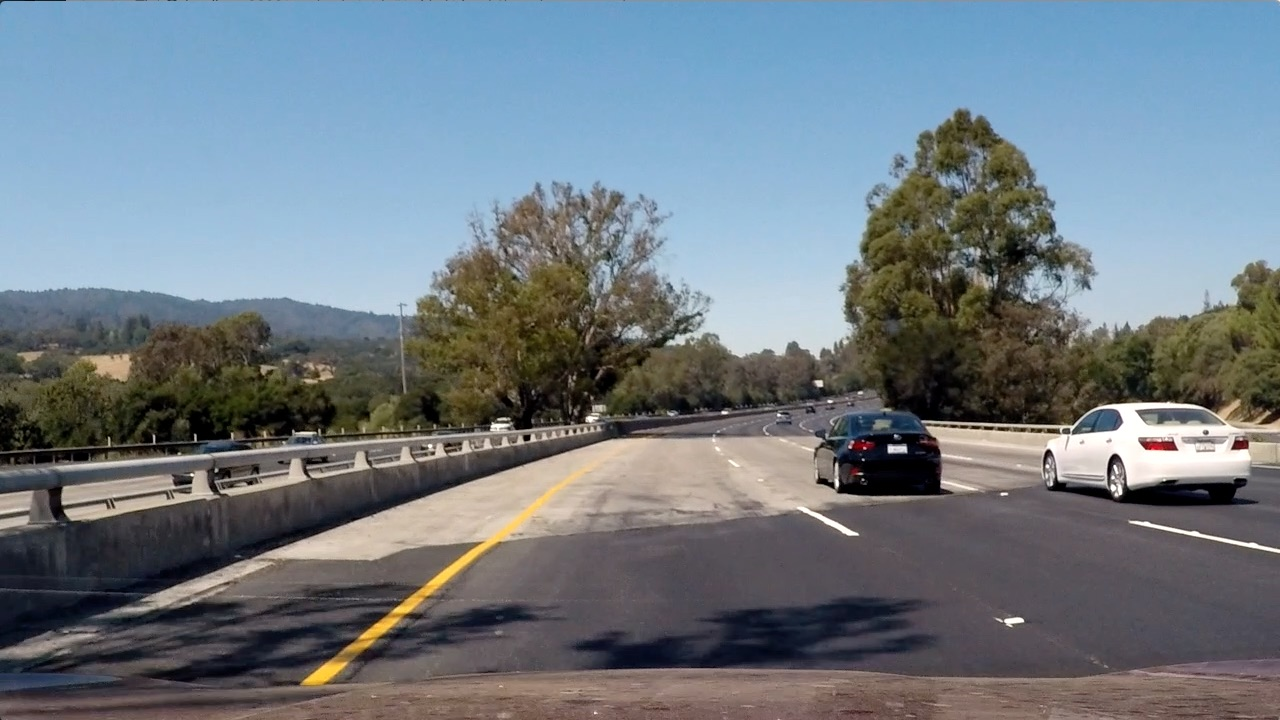
#> input picture advanced_lane_finding/test_images/test4.jpg, 1280 x 720 px
$ python thresholds.py   (older library calls are emulated)
#> lines starting #> are read from the running program, lines starting #| are printed output that depends on the picture
import numpy as np
import cv2
import matplotlib.pyplot as plt


def abs_sobel_thresh(img, orient='x', sobel_kernel=3, thresh=(0, 255)):
    # Mapping from orientation to derivative orders
    grad_dir = {'x': (1, 0), 'y': (0, 1)}

    # Grayscale
    gray = cv2.cvtColor(img, cv2.COLOR_BGR2GRAY)

    # Apply Sobel operator
    try:
        sobel = cv2.Sobel(gray, cv2.CV_64F, *grad_dir[orient], ksize=sobel_kernel)
    except:
        raise ValueError("orient must be 'x' or 'y'")

    # Take the absolute value of the derivative
    abs_sobel = np.absolute(sobel)

    # Scale to 8-bit (0 - 255)
    scaled_sobel = np.uint8(255 * abs_sobel / np.max(abs_sobel))

    # Create mask
    binary_output = np.zeros_like(scaled_sobel)
    binary_output[(scaled_sobel >= thresh[0]) & (scaled_sobel < thresh[1])] = 1

    return binary_output


def mag_thresh(img, sobel_kernel=3, thresh=(0, 255)):
    # Convert to grayscale
    gray = cv2.cvtColor(img, cv2.COLOR_RGB2GRAY)

    # Take the gradient in x and y separately
    grad_x = cv2.Sobel(gray, cv2.CV_64F, 1, 0, ksize=sobel_kernel)
    grad_y = cv2.Sobel(gray, cv2.CV_64F, 0, 1, ksize=sobel_kernel)

    # Calculate the magnitude
    grad_mag = np.sqrt(grad_x * grad_x + grad_y * grad_y)

    # Scale to 8-bit (0 - 255)
    scaled = np.uint8(255 * grad_mag / np.max(grad_mag))

    # Create a binary mask where mag thresholds are met
    binary_output = np.zeros_like(scaled)
    binary_output[(scaled >= thresh[0]) & (scaled < thresh[1])] = 1

    # Return this mask as your binary_output image
    return binary_output


def dir_thresh(img, sobel_kernel=3, thresh=(0, np.pi / 2)):
    # Convert to grayscale
    gray = cv2.cvtColor(img, cv2.COLOR_RGB2GRAY)

    # Take the gradient in x and y separately
    grad_x = cv2.Sobel(gray, cv2.CV_64F, 1, 0, ksize=sobel_kernel)
    grad_y = cv2.Sobel(gray, cv2.CV_64F, 0, 1, ksize=sobel_kernel)

    # Take the absolute value of the x and y gradients.
    # Makes the definition of thresholds easier
    abs_x = np.absolute(grad_x)
    abs_y = np.absolute(grad_y)

    # Calculate the direction of the gradient
    grad_dir = np.arctan2(abs_y, abs_x)

    # Create a binary mask where direction thresholds are met
    binary_output = np.zeros_like(grad_dir).astype(np.uint8)
    binary_output[(grad_dir >= thresh[0]) & (grad_dir < thresh[1])] = 1

    # Return this mask as your binary_output image
    return binary_output


if __name__ == "__main__":
    image = cv2.imread("./test_images/test4.jpg")
#> image is the input picture: shape (720, 1280, 3); mean B, G, R 130.9, 122.7, 112.2

    ksize = 3

    gradx = abs_sobel_thresh(image, orient='x', sobel_kernel=ksize, thresh=(30, 130))
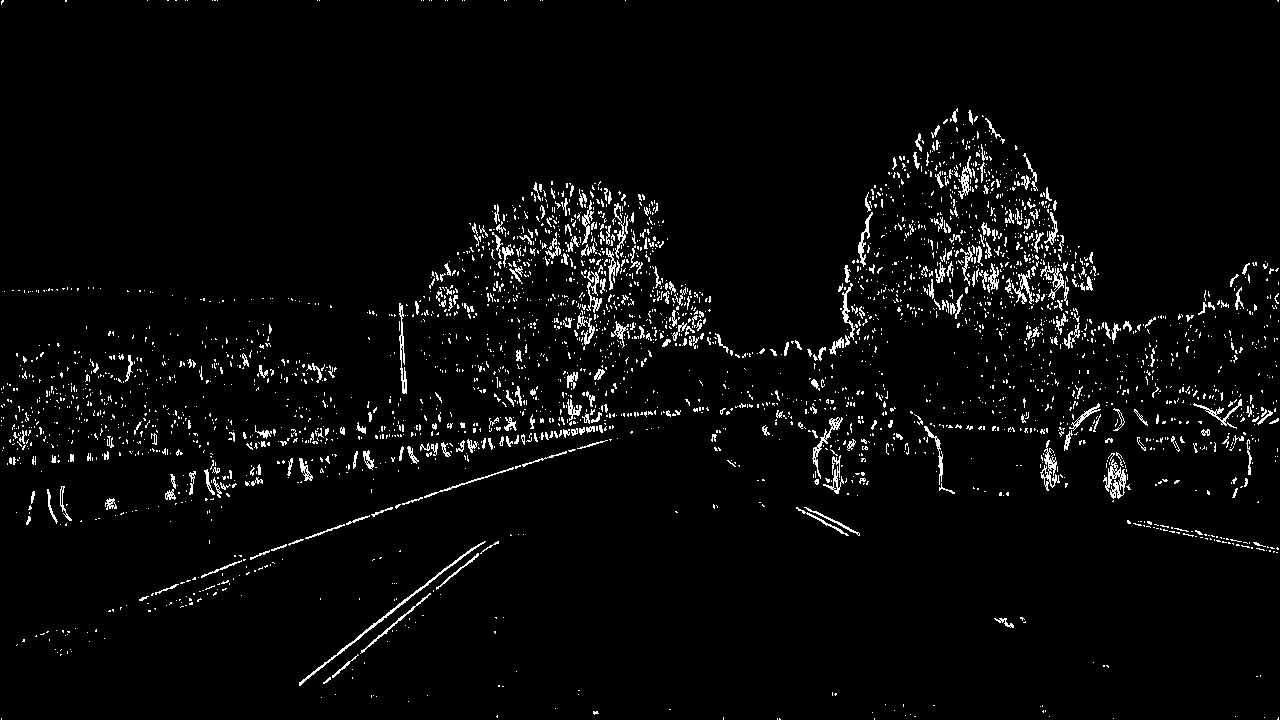
#> gradx: shape (720, 1280); values 0 (black) and 1 (white), 3.4% white in thin lines or dots
    grady = abs_sobel_thresh(image, orient='y', sobel_kernel=ksize, thresh=(30, 130))
#> call 2 of abs_sobel_thresh, with orient = 'y', sobel_kernel = 3, thresh = (30, 130)
#> in abs_sobel_thresh (call 2), `sobel = cv2.Sobel(gray, cv2.CV_64F, *grad_dir[orient], ksize=sobel_ker..`:
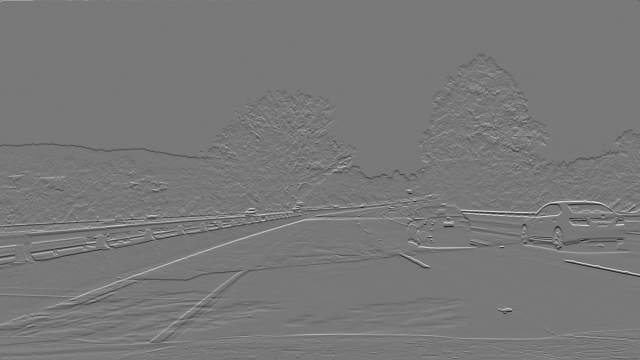
#> sobel: shape (720, 1280) float64 (shown at 1/2 size); min -819, max 907, mean -0.4; drawn with min black and max white
#> grady: shape (720, 1280); values 0 (black) and 1 (white), 6.4% white in thin lines or dots
    mag_binary = mag_thresh(image, sobel_kernel=ksize, thresh=(30, 100))
#> mag_binary: shape (720, 1280); values 0 (black) and 1 (white), 8.6% white in thin lines or dots
    dir_binary = dir_thresh(image, sobel_kernel=ksize, thresh=(0.7, 1.3))
#> in dir_thresh, `grad_dir = np.arctan2(abs_y, abs_x)`:
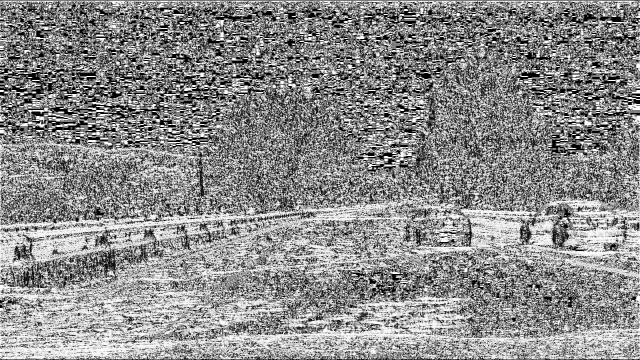
#> grad_dir: shape (720, 1280) float64 (shown at 1/2 size); min 0, max 1.57, mean 0.861; drawn with min black and max white
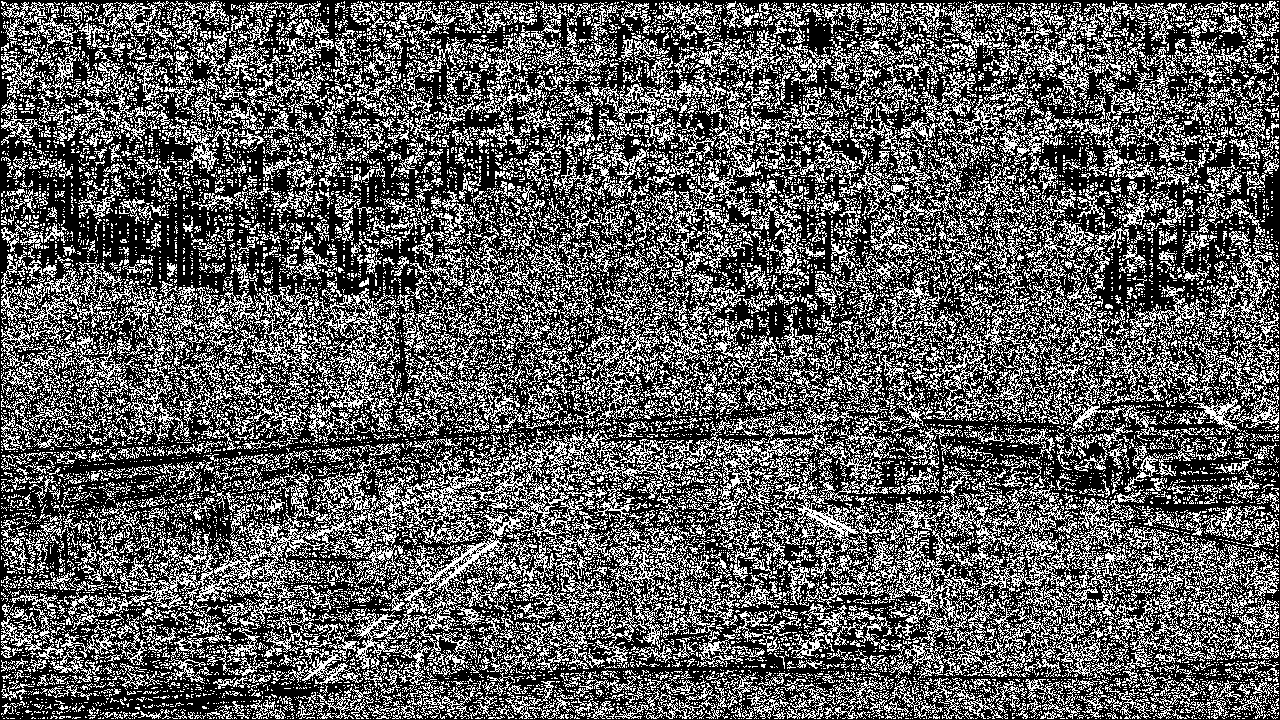
#> dir_binary: shape (720, 1280); values 0 (black) and 1 (white), 35.6% white in thin lines or dots

    combined = np.zeros_like(dir_binary)
    combined[(((gradx == 1) & (grady == 1)) | (mag_binary == 1) & (dir_binary == 1))] = 1
    plt.imshow(combined, cmap="gray")
    plt.show()
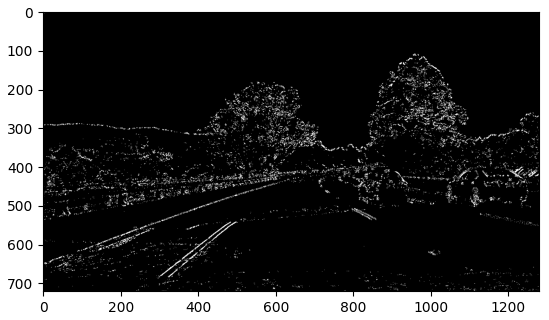
#> figure drawn by matplotlib, 1 panel

$ run again, with advanced_lane_finding/test_images/test1.jpg copied over advanced_lane_finding/test_images/test4.jpg
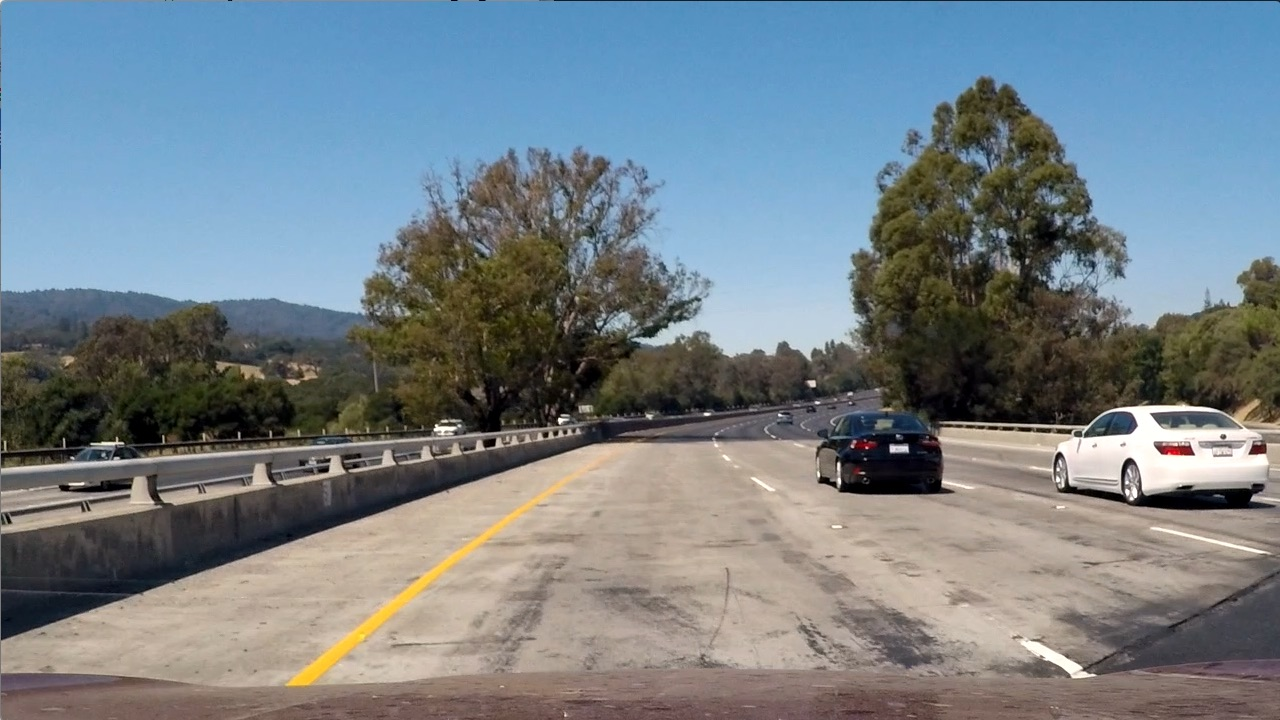
#> input picture advanced_lane_finding/test_images/test1.jpg, 1280 x 720 px
#> image is the input picture: shape (720, 1280, 3); mean B, G, R 135.5, 128.7, 117.5
#> `gradx = abs_sobel_thresh(image, orient='x', sobel_kernel=ksize, thresh..`:
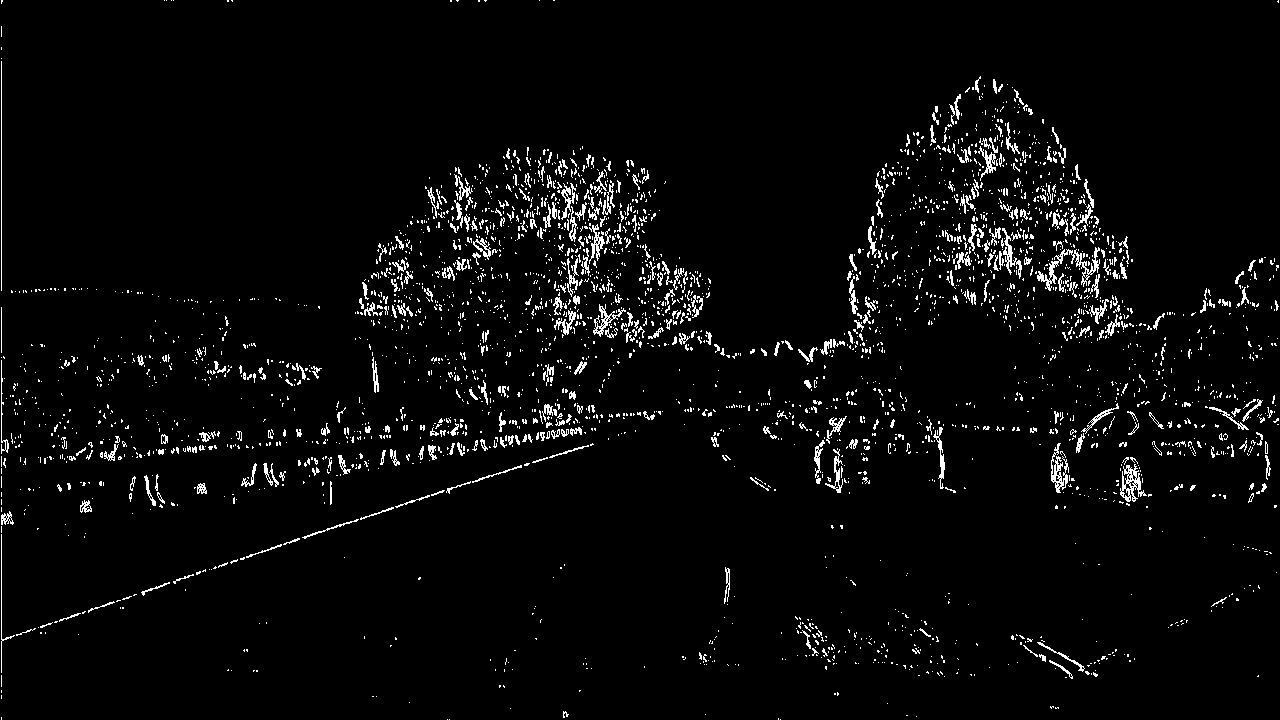
#> gradx: shape (720, 1280); values 0 (black) and 1 (white), 3.6% white in thin lines or dots
#> grady: shape (720, 1280); values 0 (black) and 1 (white), 5.5% white in thin lines or dots
#> mag_binary: shape (720, 1280); values 0 (black) and 1 (white), 7.9% white in thin lines or dots
#> dir_binary: shape (720, 1280); values 0 (black) and 1 (white), 37.9% white in thin lines or dots
#> `plt.show()`:
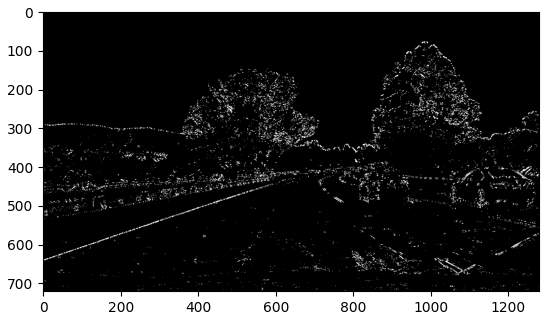
#> figure drawn by matplotlib, 1 panel

$ run again, with advanced_lane_finding/test_images/test2.jpg copied over advanced_lane_finding/test_images/test4.jpg
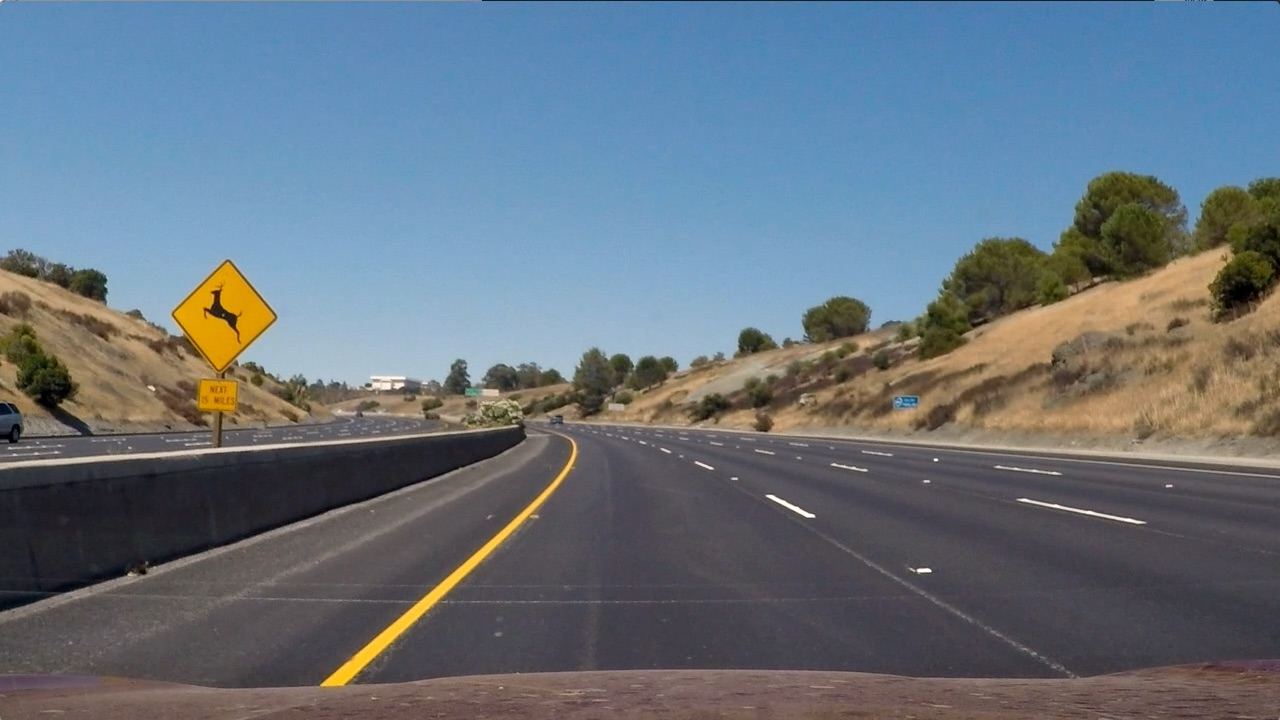
#> input picture advanced_lane_finding/test_images/test2.jpg, 1280 x 720 px
#> image is the input picture: shape (720, 1280, 3); mean B, G, R 125.5, 114.6, 102.8
#> `gradx = abs_sobel_thresh(image, orient='x', sobel_kernel=ksize, thresh..`:
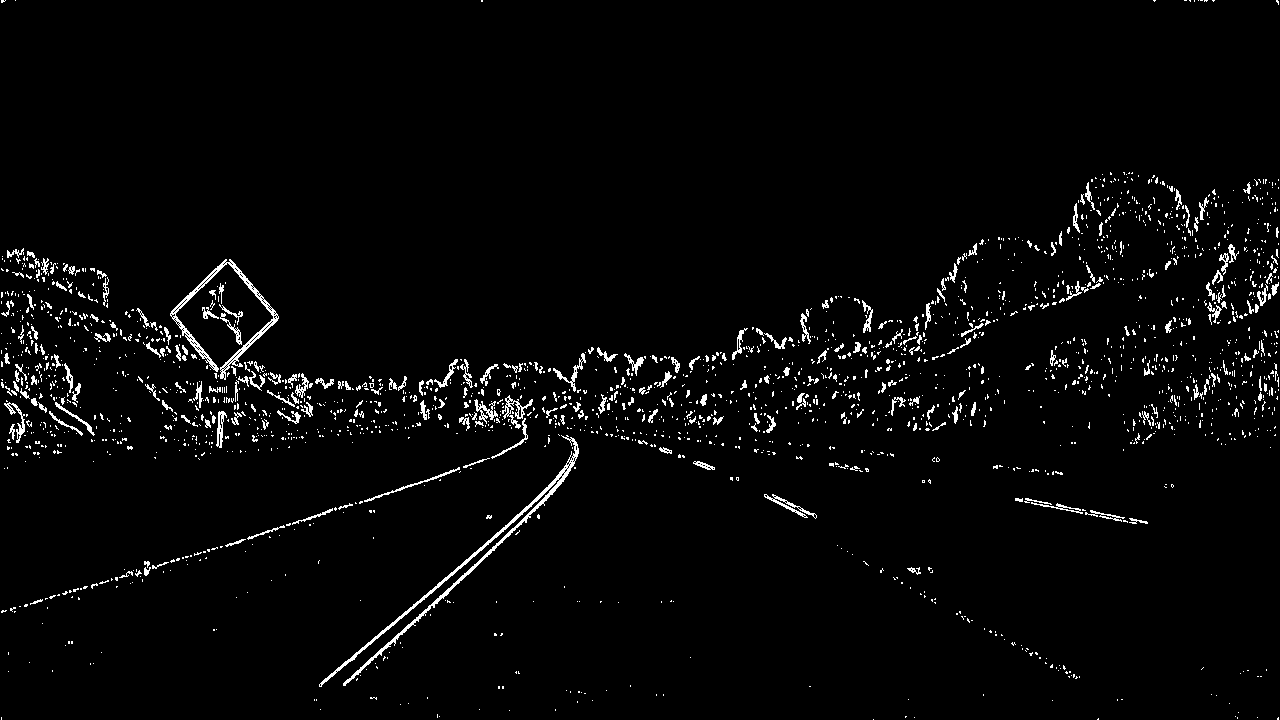
#> gradx: shape (720, 1280); values 0 (black) and 1 (white), 2.8% white in thin lines or dots
#> grady: shape (720, 1280); values 0 (black) and 1 (white), 4.7% white in thin lines or dots
#> mag_binary: shape (720, 1280); values 0 (black) and 1 (white), 5.7% white in thin lines or dots
#> dir_binary: shape (720, 1280); values 0 (black) and 1 (white), 40.2% white in thin lines or dots
#> `plt.show()`:
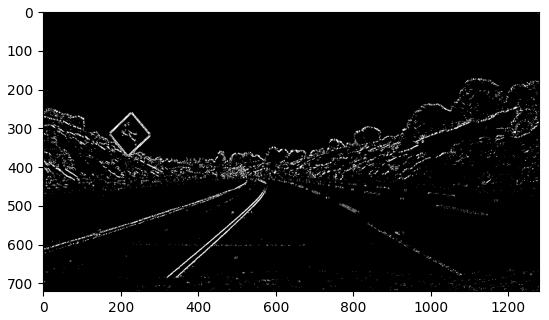
#> figure drawn by matplotlib, 1 panel
